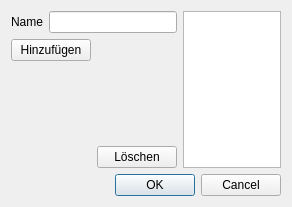
<?xml version="1.0" encoding="UTF-8"?>
<ui version="4.0">
 <class>CategoryDialog</class>
 <widget class="QDialog" name="CategoryDialog">
  <property name="geometry">
   <rect>
    <x>0</x>
    <y>0</y>
    <width>292</width>
    <height>207</height>
   </rect>
  </property>
  <property name="windowTitle">
   <string>Kategorie erstellen</string>
  </property>
  <layout class="QGridLayout" name="gridLayout_2">
   <item row="0" column="2" rowspan="4">
    <widget class="QListWidget" name="listCategories">
     <property name="selectionMode">
      <enum>QAbstractItemView::ExtendedSelection</enum>
     </property>
    </widget>
   </item>
   <item row="4" column="0" colspan="3">
    <widget class="QDialogButtonBox" name="buttonBox">
     <property name="orientation">
      <enum>Qt::Horizontal</enum>
     </property>
     <property name="standardButtons">
      <set>QDialogButtonBox::Cancel|QDialogButtonBox::Ok</set>
     </property>
    </widget>
   </item>
   <item row="1" column="0">
    <widget class="QPushButton" name="pushButtonAdd">
     <property name="text">
      <string>Hinzufügen</string>
     </property>
    </widget>
   </item>
   <item row="3" column="1">
    <widget class="QPushButton" name="pushButtonDelete">
     <property name="text">
      <string>Löschen</string>
     </property>
    </widget>
   </item>
   <item row="0" column="0" colspan="2">
    <layout class="QGridLayout" name="gridLayout">
     <item row="0" column="0">
      <widget class="QLabel" name="label">
       <property name="text">
        <string>Name</string>
       </property>
      </widget>
     </item>
     <item row="0" column="1">
      <widget class="QLineEdit" name="lineEditName"/>
     </item>
    </layout>
   </item>
   <item row="2" column="0">
    <spacer name="verticalSpacer">
     <property name="orientation">
      <enum>Qt::Vertical</enum>
     </property>
     <property name="sizeHint" stdset="0">
      <size>
       <width>20</width>
       <height>40</height>
      </size>
     </property>
    </spacer>
   </item>
   <item row="3" column="0">
    <spacer name="horizontalSpacer">
     <property name="orientation">
      <enum>Qt::Horizontal</enum>
     </property>
     <property name="sizeHint" stdset="0">
      <size>
       <width>40</width>
       <height>20</height>
      </size>
     </property>
    </spacer>
   </item>
   <item row="1" column="1">
    <spacer name="horizontalSpacer_2">
     <property name="orientation">
      <enum>Qt::Horizontal</enum>
     </property>
     <property name="sizeHint" stdset="0">
      <size>
       <width>40</width>
       <height>20</height>
      </size>
     </property>
    </spacer>
   </item>
  </layout>
 </widget>
 <resources/>
 <connections>
  <connection>
   <sender>buttonBox</sender>
   <signal>accepted()</signal>
   <receiver>CategoryDialog</receiver>
   <slot>accept()</slot>
   <hints>
    <hint type="sourcelabel">
     <x>248</x>
     <y>254</y>
    </hint>
    <hint type="destinationlabel">
     <x>157</x>
     <y>274</y>
    </hint>
   </hints>
  </connection>
  <connection>
   <sender>buttonBox</sender>
   <signal>rejected()</signal>
   <receiver>CategoryDialog</receiver>
   <slot>reject()</slot>
   <hints>
    <hint type="sourcelabel">
     <x>316</x>
     <y>260</y>
    </hint>
    <hint type="destinationlabel">
     <x>286</x>
     <y>274</y>
    </hint>
   </hints>
  </connection>
 </connections>
</ui>
